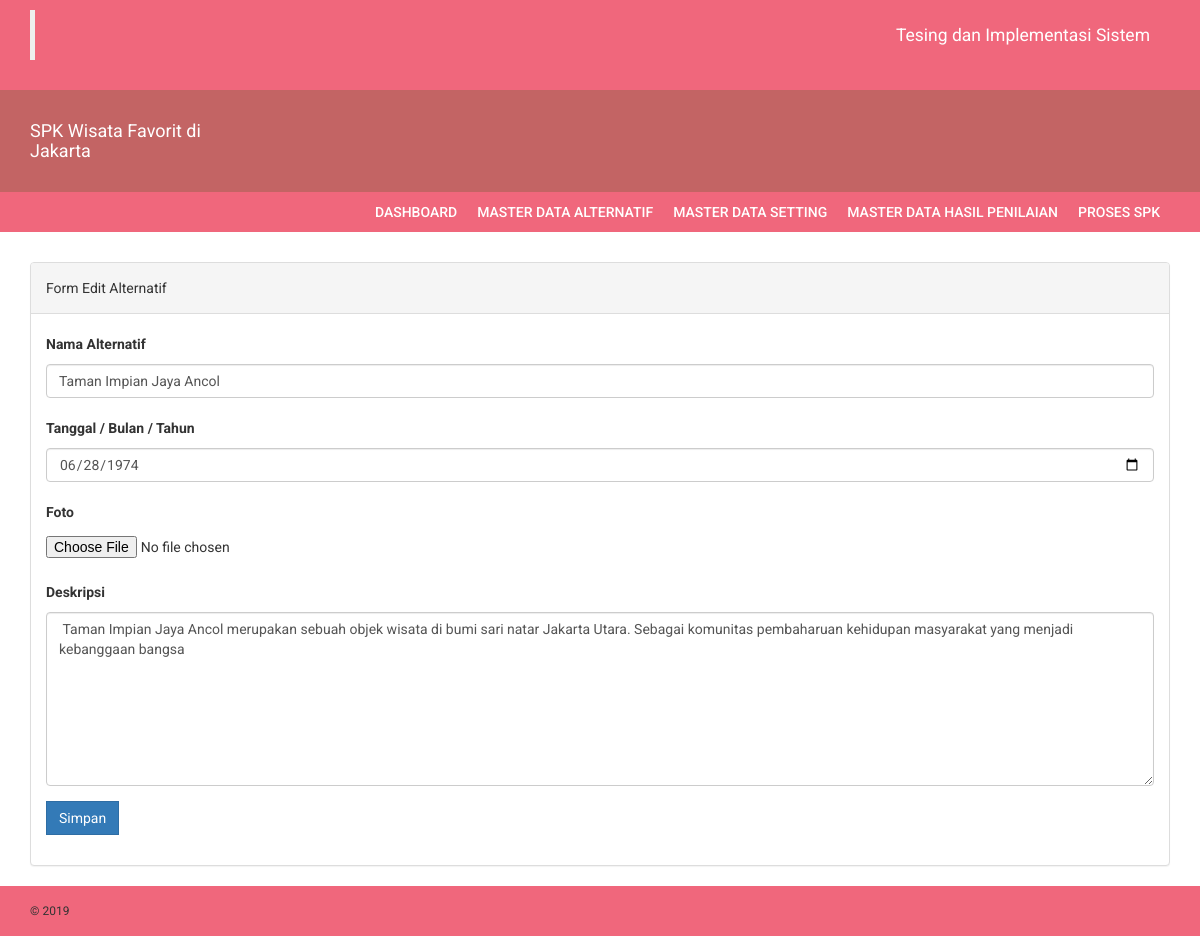
The app's page /edit_alternatif.php?id=18 (signed in) with its own data.
### tables this page shows
CREATE TABLE `alternatif` (
  `id_alternatif` int(11) NOT NULL,
  `nama` varchar(64) DEFAULT NULL,
  `foto` varchar(64) DEFAULT NULL,
  `tgl_didirikan` date DEFAULT NULL,
  `deskripsi` varchar(500) DEFAULT NULL
);

### db/db_config.php (called while the page is built, shortened)
<?php
	class database extends PDO{
		protected $dsn = 'mysql:host=localhost;dbname=db_spk';
		protected $dsu = 'root';
		protected $dsp = '';
		private $cmd = '';
		function __construct(){
			try {
				$this->db = new PDO($this->dsn,$this->dsu,$this->dsp);
			} catch (PDOException $e) {
				echo $e->getMessage();
			}
		}
		function select($c,$t){
			$this->cmd = "select $c from $t";
			return $this;
		}
		function where($params){
			$this->cmd .= " where $params";
			return $this;
		}
		function get(){
			$q = $this->db->prepare($this->cmd);
			$q->execute();
			return $q->fetchAll();
		}
	}
?>

### edit_alternatif.php (the view, shortened to what this page needs)
<?php include 'partials/header.php';?>
<div class="content">
    <div class="container">
        <div class="row">
            <div class="col-md-12">
            <br/>
              <div class="panel panel-default">
                  <div class="panel-heading">
                  Form Edit Alternatif
                  </div>
                  <div class="panel-body">
                      <form method="post" action="model/do_update_alternatif.php" enctype="multipart/form-data">
                          <?php foreach ($db->select('*','alternatif')->where('id_alternatif='.$_GET['id'])->get() as $val): ?>
                              <div class="form-group">
                                  <label for="nama">Nama Alternatif</label>
                                  <input type="text" class="form-control" id="nama" name="nama" value="<?= $val['nama']?>">
                              </div>
                              <div class="form-group">
                                  <label for="tgl">Tanggal / Bulan / Tahun</label>
                                  <input type="date" class="form-control" id="tgl" name="tgl" value="<?= $val['tgl_didirikan']?>">
                              </div>
                              <div class="form-group">
                                  <label for="foto">Foto</label>
                                  <input type="file" id="foto" name="foto" />
                              </div>
                              <div class="form-group">
                                  <label for="deskripsi">Deskripsi</label>
                                  <textarea class="form-control" rows="8" name="deskripsi"> <?= $val['deskripsi'] ?></textarea>
                              </div>
                              <div class="form-group">
                                  <button class="btn btn-primary">Simpan</button>
                              </div>
                          <?php endforeach ?>
                      </form>
                  </div>
              </div>
            </div>
        </div>
        </div>
    </div>
<?php include 'partials/footer.php';?>

### assets/css/style.css (style rules this page uses)
body { font-family: 'Roboto', sans-serif; line-height: 30px; }
.btn { border-radius: 0px; -webkit-border-radius: 0px; -moz-border-radius: 0px; }

### records on screen
alternatif: nama "Taman Impian Jaya Ancol", tgl "06/28/1974", deskripsi "Taman Impian Jaya Ancol merupakan sebuah objek wisata di bumi sari natar Jakarta Utara. Sebagai komunitas pembaharuan kehidupan masyarakat yang menjadi kebanggaan bangsa"
